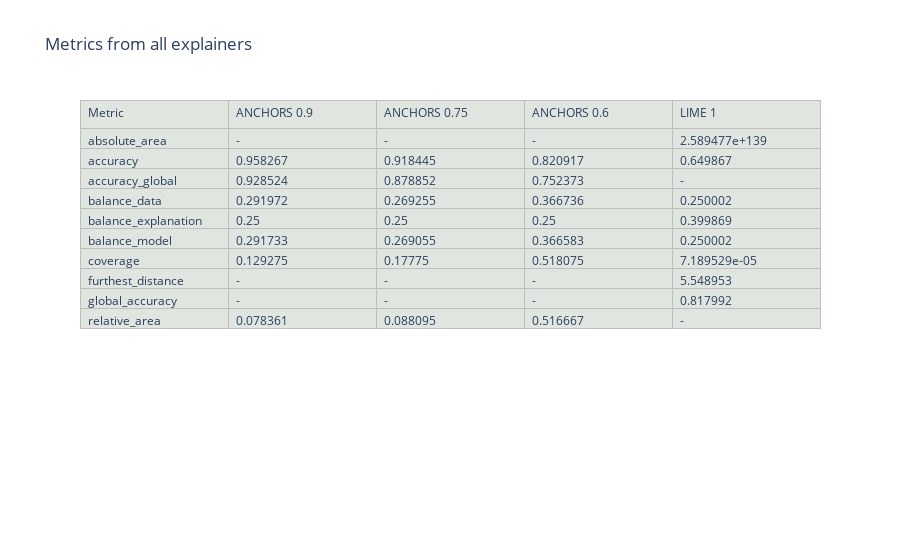
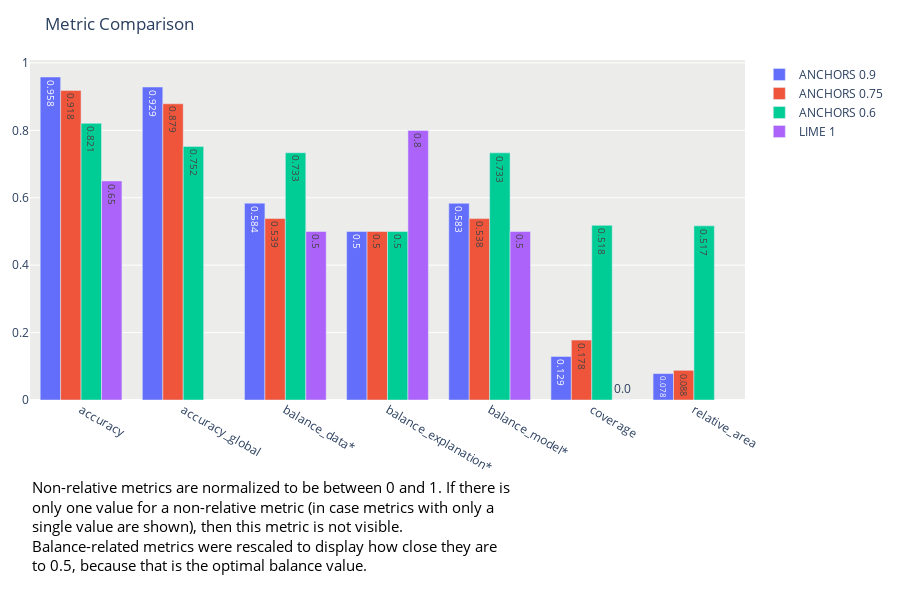
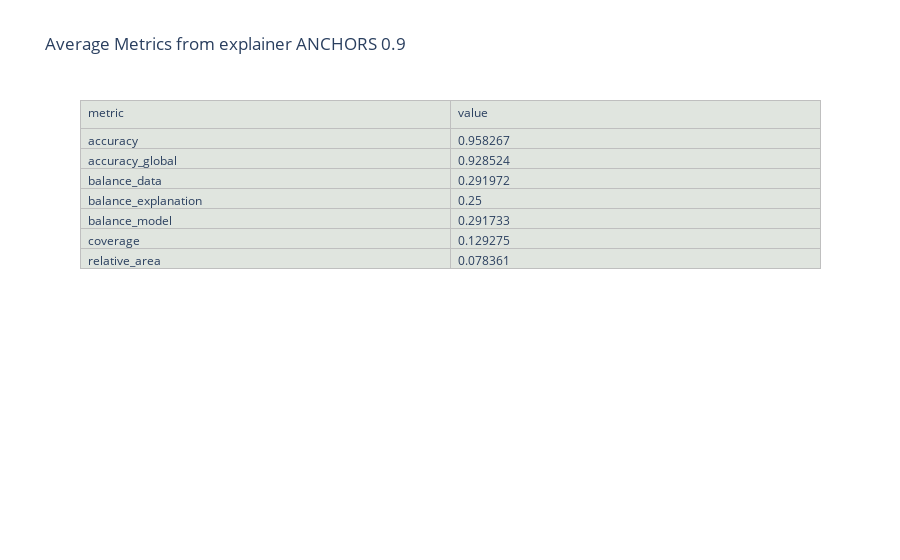
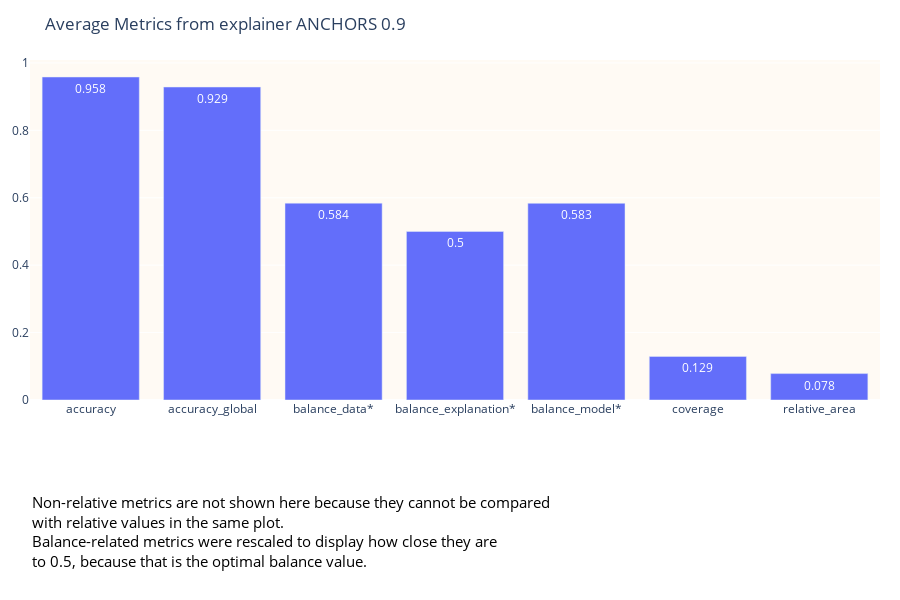

The notebook cell saved with these charts, in order:
### Markdown cell above
Visualize metrics as tables or bar charts.

### Code cell
print_metrics(metric_data, plot='table', show_metric_with_one_value=True)
print_metrics(metric_data, plot='bar', show_metric_with_one_value=False)
print_metrics(metric_data, explainer='ANCHORS 0.9')
print_metrics(metric_data, plot="bar", explainer='ANCHORS 0.9')

### Figure 1 — Plotly figure (JSON) as saved in the notebook; plotly's stock layout.template omitted (floating-point values rounded to 4 significant figures)
{"data": [{"cells": {"align": "left", "fill": {"color": "#e0e5df"}, "line": {"color": "#bfbfbf"}, "values": [["absolute_area", "accuracy", "accuracy_global", "balance_data", "balance_explanation", "balance_model", "coverage", "furthest_distance", "global_accuracy", "relative_area"], ["-", 0.9583, 0.9285, 0.292, 0.25, 0.2917, 0.1293, "-", "-", 0.07836], ["-", 0.9184, 0.8789, 0.2693, 0.25, 0.2691, 0.1777, "-", "-", 0.0881], ["-", 0.8209, 0.7524, 0.3667, 0.25, 0.3666, 0.5181, "-", "-", 0.5167], ["2.589477e+139", 0.6499, "-", 0.25, 0.3999, 0.25, "7.189529e-05", 5.549, 0.818, "-"]]}, "header": {"align": "left", "fill": {"color": "#e0e5df"}, "line": {"color": "#bfbfbf"}, "values": ["Metric", "ANCHORS 0.9", "ANCHORS 0.75", "ANCHORS 0.6", "LIME 1"]}, "type": "table"}], "layout": {"title": {"text": "Metrics from all explainers"}}}

### Figure 2 — Plotly figure (JSON) as saved in the notebook; plotly's stock layout.template omitted (floating-point values rounded to 4 significant figures)
{"data": [{"name": "ANCHORS 0.9", "text": ["0.958", "0.929", "0.584", "0.5", "0.583", "0.129", "0.078"], "textposition": "auto", "type": "bar", "x": ["accuracy", "accuracy_global", "balance_data*", "balance_explanation*", "balance_model*", "coverage", "relative_area"], "y": [0.9583, 0.9285, 0.5839, 0.5, 0.5835, 0.1293, 0.07836]}, {"name": "ANCHORS 0.75", "text": ["0.918", "0.879", "0.539", "0.5", "0.538", "0.178", "0.088"], "textposition": "auto", "type": "bar", "x": ["accuracy", "accuracy_global", "balance_data*", "balance_explanation*", "balance_model*", "coverage", "relative_area"], "y": [0.9184, 0.8789, 0.5385, 0.5, 0.5381, 0.1777, 0.0881]}, {"name": "ANCHORS 0.6", "text": ["0.821", "0.752", "0.733", "0.5", "0.733", "0.518", "0.517"], "textposition": "auto", "type": "bar", "x": ["accuracy", "accuracy_global", "balance_data*", "balance_explanation*", "balance_model*", "coverage", "relative_area"], "y": [0.8209, 0.7524, 0.7335, 0.5, 0.7332, 0.5181, 0.5167]}, {"name": "LIME 1", "text": ["0.65", "0.5", "0.8", "0.5", "0.0"], "textposition": "auto", "type": "bar", "x": ["accuracy", "balance_data*", "balance_explanation*", "balance_model*", "coverage"], "y": [0.6499, 0.5, 0.7997, 0.5, 7.19e-05]}], "layout": {"annotations": [{"align": "left", "font": {"color": "black", "size": 15}, "showarrow": false, "text": "Non-relative metrics are normalized to be between 0 and 1. If there is<br>only one value for a non-relative metric (in case metrics with only a<br>single value are shown), then this metric is not visible.<br>Balance-related metrics were rescaled to display how close they are<br>to 0.5, because that is the optimal balance value.", "textangle": 0, "x": 0, "xanchor": "left", "xref": "paper", "y": -0.52, "yref": "paper"}], "barmode": "group", "height": 600, "margin": {"b": 200, "l": 20, "r": 20, "t": 60}, "plot_bgcolor": "#ececea", "title": {"text": "Metric Comparison"}}}

### Figure 3 — Plotly figure (JSON) as saved in the notebook; plotly's stock layout.template omitted (floating-point values rounded to 4 significant figures)
{"data": [{"cells": {"align": "left", "fill": {"color": "#e0e5df"}, "line": {"color": "#bfbfbf"}, "values": [["accuracy", "accuracy_global", "balance_data", "balance_explanation", "balance_model", "coverage", "relative_area"], [0.9583, 0.9285, 0.292, 0.25, 0.2917, 0.1293, 0.07836]]}, "header": {"align": "left", "fill": {"color": "#e0e5df"}, "line": {"color": "#bfbfbf"}, "values": ["metric", "value"]}, "type": "table"}], "layout": {"title": {"text": "Average Metrics from explainer ANCHORS 0.9"}}}

### Figure 4 — Plotly figure (JSON) as saved in the notebook; plotly's stock layout.template omitted (floating-point values rounded to 4 significant figures)
{"data": [{"text": ["0.958", "0.929", "0.584", "0.5", "0.583", "0.129", "0.078"], "textposition": "auto", "type": "bar", "x": ["accuracy", "accuracy_global", "balance_data*", "balance_explanation*", "balance_model*", "coverage", "relative_area"], "y": [0.9583, 0.9285, 0.5839, 0.5, 0.5835, 0.1293, 0.07836]}], "layout": {"annotations": [{"align": "left", "font": {"color": "black", "size": 15}, "showarrow": false, "text": "Non-relative metrics are not shown here because they cannot be compared<br>with relative values in the same plot.<br>Balance-related metrics were rescaled to display how close they are<br>to 0.5, because that is the optimal balance value.", "textangle": 0, "x": 0, "xanchor": "left", "xref": "paper", "y": -0.51, "yref": "paper"}], "height": 600, "margin": {"b": 200, "l": 20, "r": 20, "t": 60}, "plot_bgcolor": "#fffaf4", "title": {"text": "Average Metrics from explainer ANCHORS 0.9"}}}
